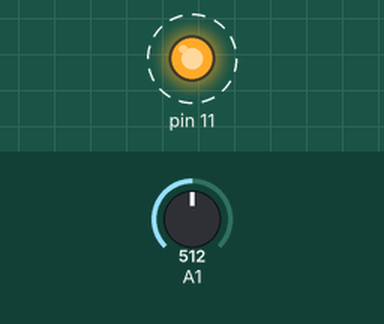
Bench run of a sketch on a simulated Arduino Uno, built with avr-gcc and run on an emulated ATmega328P. On the bench: output pins drawn as LEDs (lit = HIGH). Dashed ring = blinking. The test bench sets the inputs (shaded band); at power-on: A1 = 512. What the sketch prints to the serial monitor is not drawn.

Above: at 0.15 s.
Timing chart, 0 to 3.0 s (numbered marks = the images above):
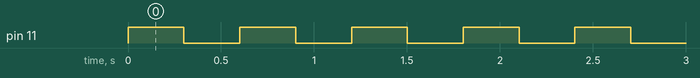

The sketch:

caravane.ino
```cpp
bool led = 0;
float oldValue = 0;
const float COEF = 0.9;

void setup() {
  pinMode(11, OUTPUT);
  Serial.begin(115200);
}

void loop() {
  float sensorValue = analogRead(A1);
  sensorValue = sensorValue * COEF + oldValue * (1-COEF);

  Serial.println(int(sensorValue));
  oldValue = sensorValue;

  digitalWrite(11, led = !led);
  delay(300);
}
```

Measured:
- by itself, pin 11: alternates HIGH for 0.30 s and LOW for 0.30 s
